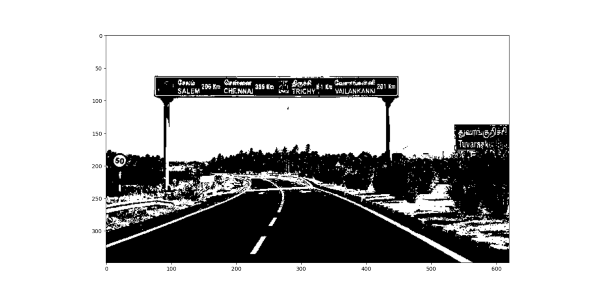

Write Python code to recreate this figure.
import cv2
import numpy as np
from matplotlib import pyplot as plt
imag = cv2.imread('D:\study\B.Tech\Project\Inputs\Roadway.jpeg.png',0)
ret, thresh = cv2.threshold(imag, 130, 145, cv2.THRESH_BINARY)

# plot image
plt.figure(figsize=(10,10))
plt.imshow(thresh, cmap= "gray")
plt.show()
